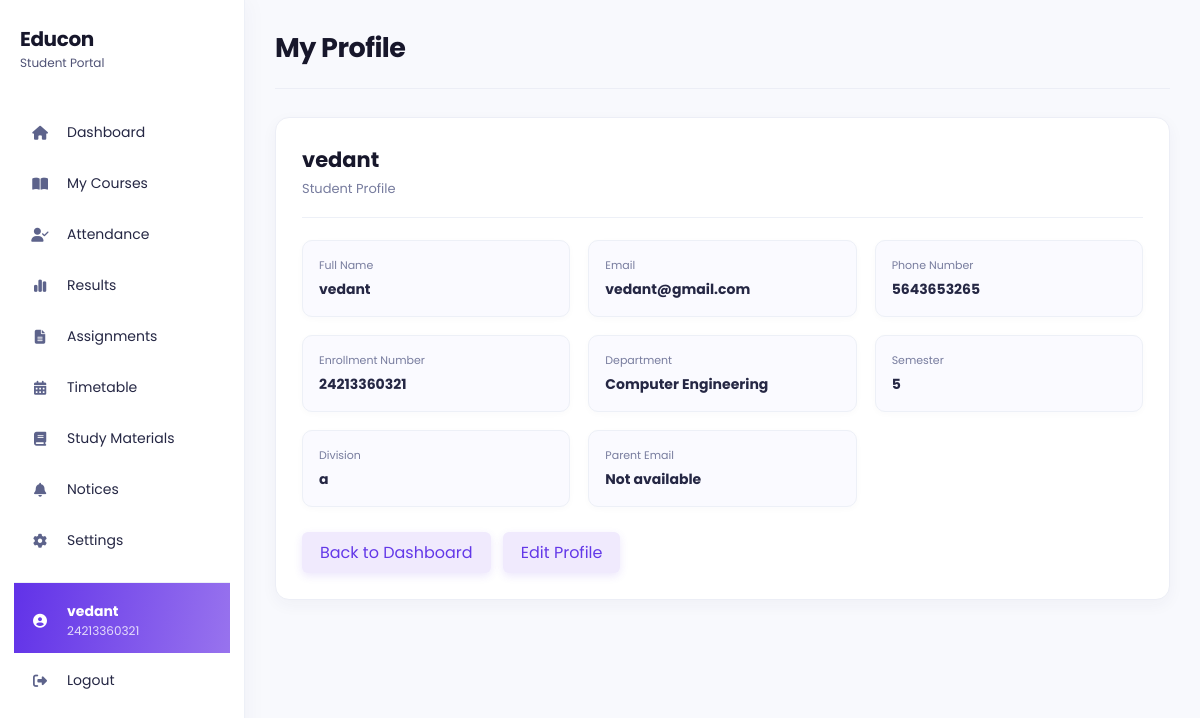
Before: /student/profile (signed in) with the older database file.
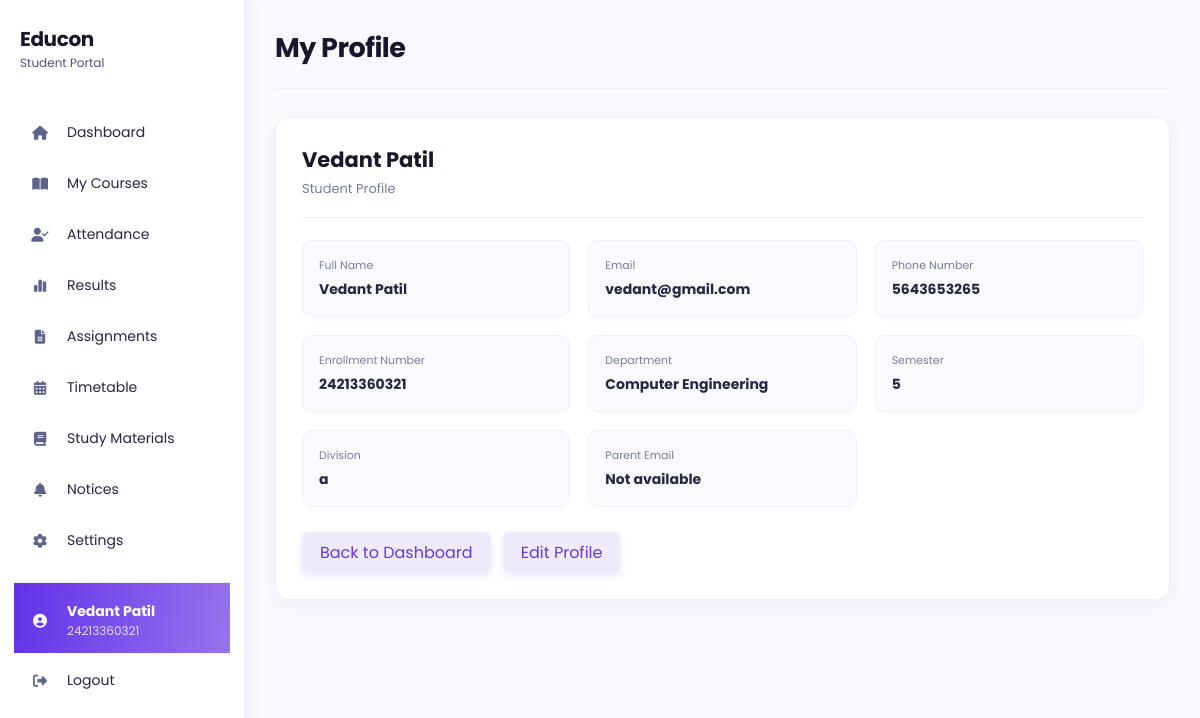
After: the same page with the newer database file.
### models/user.py (models this page shows, shortened)
class User(UserMixin, db.Model):
    __tablename__ = "users"
    id = db.Column(
        db.Integer,
        primary_key=True
    )
    full_name = db.Column(
        db.String(100),
        nullable=False
    )
    enrollment_no = db.Column(
        db.String(50),
        unique=True,
        nullable=True
    )
    employee_id = db.Column(
        db.String(50),
        unique=True,
        nullable=True
    )
    parent_id = db.Column(
        db.String(50),
        unique=True,
        nullable=True
    )
    admin_id = db.Column(
        db.String(50),
        unique=True,
        nullable=True
    )
    email = db.Column(
        db.String(120),
        unique=True,
        nullable=True
    )
    phone = db.Column(
        db.String(20),
        nullable=True
    )
    password = db.Column(
        db.String(200),
        nullable=False
    )
    role = db.Column(
        db.String(20),
        nullable=False
    )
    theme = db.Column(db.String(20), nullable=False, default="light", server_default="light")
    notifications_enabled = db.Column(db.Boolean, nullable=False, default=True, server_default="1")
    accent_color = db.Column(db.String(20), nullable=False, default="purple", server_default="purple")

### app.py (the view)
@app.route("/student/profile")
def student_profile():
    user, profile = get_current_student_profile()
    if not user:
        flash("Access denied!")
        return redirect(url_for("login"))
    return render_template(
        "student_profile.html",
        current_user=user,
        student_profile=profile,
        active_page="profile"
    )

### app.py (called while the page is built)
@login_manager.user_loader
def load_user(user_id):
    try:
        return db.session.get(User, int(user_id))
    except (TypeError, ValueError):
        return None

@app.before_request
def restore_application_session():
    if current_user.is_authenticated:
        session["user_id"] = current_user.id
        session["role"] = current_user.role

def get_current_student_profile():
    if session.get("role") != "Student" or "user_id" not in session:
        return None, None
    user = db.session.get(User, session["user_id"])
    if not user or user.role != "Student":
        session.clear()
        return None, None
    student_profile = Student.query.filter_by(user_id=user.id).first()
    if not student_profile:
        student_profile = Student(user_id=user.id)
        db.session.add(student_profile)
        db.session.commit()
    return user, student_profile

### templates/student_profile.html (shortened to what this page needs)
<!DOCTYPE html>
<html lang="en">
<head>
    <link rel="stylesheet" href="{{ url_for('static', filename='css/student.css') }}">
    <link rel="stylesheet" href="{{ url_for('static', filename='css/palette.css') }}">
    <link rel="stylesheet" href="https://cdnjs.cloudflare.com/ajax/libs/font-awesome/6.6.0/css/all.min.css">
</head>
<body class="student-profile-page theme-{{ current_user.theme or 'light' }} accent-{{ current_user.accent_color or 'purple' }}">
<div class="sidebar">
    <div class="logo"><h2>Educon</h2><small>Student Portal</small></div>
    <ul>
        <li onclick="window.location.href='{{ url_for('student') }}'"><i class="fa-solid fa-house"></i><span>Dashboard</span></li>
        <li onclick="window.location.href='{{ url_for('student_library') }}'"><i class="fa-solid fa-book-open"></i><span>My Courses</span></li>
        <li onclick="window.location.href='{{ url_for('student_attendance') }}'"><i class="fa-solid fa-user-check"></i><span>Attendance</span></li>
        <li onclick="window.location.href='{{ url_for('student_results') }}'"><i class="fa-solid fa-chart-simple"></i><span>Results</span></li>
        <li onclick="window.location.href='{{ url_for('student_assignments') }}'"><i class="fa-solid fa-file-lines"></i><span>Assignments</span></li>
        <li onclick="window.location.href='{{ url_for('student_timetable') }}'"><i class="fa-solid fa-calendar-days"></i><span>Timetable</span></li>
        <li onclick="window.location.href='{{ url_for('student_materials') }}'"><i class="fa-solid fa-book"></i><span>Study Materials</span></li>
        <li onclick="window.location.href='{{ url_for('student_notices') }}'"><i class="fa-solid fa-bell"></i><span>Notices</span></li>
        <li onclick="window.location.href='{{ url_for('student_settings') }}'"><i class="fa-solid fa-gear"></i><span>Settings</span></li>
        <li class="sidebar-profile active">
            <i class="fa-solid fa-circle-user"></i>
            <div class="sidebar-profile-details">
                <strong>{{ current_user.full_name }}</strong>
                <small>{{ current_user.enrollment_no or 'Enrollment unavailable' }}</small>
            </div>
        </li>
        <li onclick="window.location.href='{{ url_for('logout') }}'">
            <i class="fa-solid fa-right-from-bracket"></i><span>Logout</span>
        </li>
    </ul>
</div>
<main class="main">
    <div class="topbar"><h2>My Profile</h2></div>
    <section class="profile-card">
        <div class="profile-heading">
            <div><h3>{{ current_user.full_name }}</h3><p>Student Profile</p></div>
        </div>
        <div class="profile-details">
            <div class="profile-detail"><span>Full Name</span><strong>{{ current_user.full_name }}</strong></div>
            <div class="profile-detail"><span>Email</span><strong>{{ current_user.email or 'Not available' }}</strong></div>
            <div class="profile-detail"><span>Phone Number</span><strong>{{ student_profile.phone or 'Not available' }}</strong></div>
            <div class="profile-detail"><span>Enrollment Number</span><strong>{{ current_user.enrollment_no or 'Not available' }}</strong></div>
            <div class="profile-detail"><span>Department</span><strong>{{ student_profile.department or 'Not available' }}</strong></div>
            <div class="profile-detail"><span>Semester</span><strong>{{ student_profile.semester or 'Not available' }}</strong></div>
            <div class="profile-detail"><span>Division</span><strong>{{ student_profile.division or 'Not available' }}</strong></div>
            <div class="profile-detail"><span>Parent Email</span><strong>{{ student_profile.parent_email or 'Not available' }}</strong></div>
        </div>
        <a class="secondary-button" href="{{ url_for('student') }}">Back to Dashboard</a>
        <a class="secondary-button" href="{{ url_for('edit_student_profile') }}">Edit Profile</a>
    </section>
</main>
</body>
</html>

Changed rows visible on the page:
changed User "vedant@gmail.com": full_name "vedant" → "Vedant Patil"
